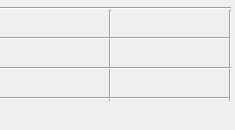
<?xml version="1.0" encoding="UTF-8"?>
<ui version="4.0">
 <class>DockWidget_telem3</class>
 <widget class="QDockWidget" name="DockWidget_telem3">
  <property name="geometry">
   <rect>
    <x>0</x>
    <y>0</y>
    <width>235</width>
    <height>130</height>
   </rect>
  </property>
  <property name="maximumSize">
   <size>
    <width>235</width>
    <height>130</height>
   </size>
  </property>
  <property name="windowTitle">
   <string>DockWidget</string>
  </property>
  <widget class="QWidget" name="dockWidgetContents">
   <widget class="Line" name="line_2">
    <property name="geometry">
     <rect>
      <x>100</x>
      <y>10</y>
      <width>20</width>
      <height>91</height>
     </rect>
    </property>
    <property name="orientation">
     <enum>Qt::Vertical</enum>
    </property>
   </widget>
   <widget class="Line" name="line_4">
    <property name="geometry">
     <rect>
      <x>0</x>
      <y>90</y>
      <width>231</width>
      <height>16</height>
     </rect>
    </property>
    <property name="orientation">
     <enum>Qt::Horizontal</enum>
    </property>
   </widget>
   <widget class="Line" name="line">
    <property name="geometry">
     <rect>
      <x>0</x>
      <y>30</y>
      <width>231</width>
      <height>16</height>
     </rect>
    </property>
    <property name="orientation">
     <enum>Qt::Horizontal</enum>
    </property>
   </widget>
   <widget class="QLabel" name="label_2_value">
    <property name="geometry">
     <rect>
      <x>120</x>
      <y>40</y>
      <width>101</width>
      <height>20</height>
     </rect>
    </property>
    <property name="text">
     <string/>
    </property>
   </widget>
   <widget class="Line" name="line_6">
    <property name="geometry">
     <rect>
      <x>220</x>
      <y>10</y>
      <width>20</width>
      <height>91</height>
     </rect>
    </property>
    <property name="orientation">
     <enum>Qt::Vertical</enum>
    </property>
   </widget>
   <widget class="QLabel" name="label_2">
    <property name="geometry">
     <rect>
      <x>10</x>
      <y>40</y>
      <width>91</width>
      <height>20</height>
     </rect>
    </property>
    <property name="text">
     <string/>
    </property>
   </widget>
   <widget class="QLabel" name="label_1">
    <property name="geometry">
     <rect>
      <x>10</x>
      <y>10</y>
      <width>91</width>
      <height>20</height>
     </rect>
    </property>
    <property name="text">
     <string/>
    </property>
   </widget>
   <widget class="Line" name="line_3">
    <property name="geometry">
     <rect>
      <x>0</x>
      <y>0</y>
      <width>231</width>
      <height>16</height>
     </rect>
    </property>
    <property name="orientation">
     <enum>Qt::Horizontal</enum>
    </property>
   </widget>
   <widget class="QLabel" name="label_1_value">
    <property name="geometry">
     <rect>
      <x>120</x>
      <y>10</y>
      <width>101</width>
      <height>20</height>
     </rect>
    </property>
    <property name="text">
     <string/>
    </property>
   </widget>
   <widget class="Line" name="line_5">
    <property name="geometry">
     <rect>
      <x>0</x>
      <y>60</y>
      <width>231</width>
      <height>16</height>
     </rect>
    </property>
    <property name="orientation">
     <enum>Qt::Horizontal</enum>
    </property>
   </widget>
   <widget class="QLabel" name="label_3">
    <property name="geometry">
     <rect>
      <x>10</x>
      <y>70</y>
      <width>91</width>
      <height>20</height>
     </rect>
    </property>
    <property name="text">
     <string/>
    </property>
   </widget>
   <widget class="QLabel" name="label_3_value">
    <property name="geometry">
     <rect>
      <x>120</x>
      <y>70</y>
      <width>101</width>
      <height>20</height>
     </rect>
    </property>
    <property name="text">
     <string/>
    </property>
   </widget>
  </widget>
 </widget>
 <resources/>
 <connections/>
</ui>
